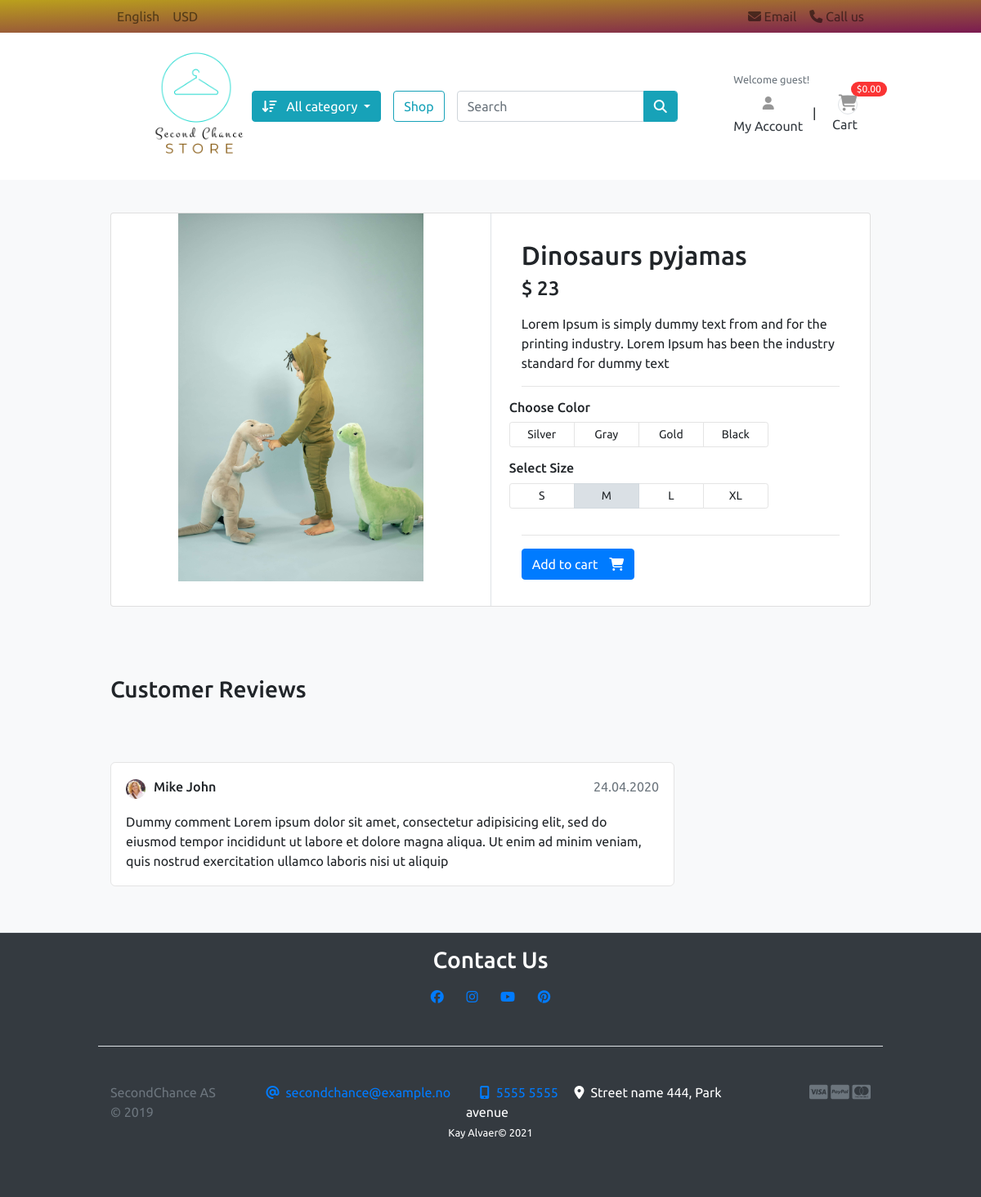
Page /stock/kids/dinosaurs-pyjamas/ on the committed database.
### stock/models.py (models this page shows, shortened)
class Product(models.Model):
    product_name    = models.CharField(max_length=200, unique=True)
    slug            = models.SlugField(max_length=200, unique=True)
    description     = models.TextField(max_length=500, blank=True)
    price           = models.IntegerField()
    images          = models.ImageField(upload_to='photos/products')
    stock           = models.IntegerField()
    is_available    = models.BooleanField(default=True)
    category        = models.ForeignKey(Category, on_delete=models.CASCADE)
    created_date    = models.DateTimeField(auto_now_add=True)
    modified_date   = models.DateTimeField(auto_now=True)

### stock/views.py (the view)
# urls.py: path('<slug:category_slug>/<slug:product_slug>/', views.product_info, name='product_info'),
def product_info(request, category_slug, product_slug):
    try:
        single_product = Product.objects.get(category__slug=category_slug, slug=product_slug)
    except Exception as e:
        raise e
    context = {
        'single_product': single_product,
    }
    return render(request, 'stock/product_info.html', context)

### category/context_processors.py (called while the page is built)
def category_links(request):
    links = Category.objects.all()
    return dict(links=links)

### category/models.py (called while the page is built)
    def get_urlcategory(self):
        return reverse('products_in_category', args=[self.slug])

### templates/stock/product_info.html
{% extends 'base.html' %} {% load static %} {% block content %}
<section class="section-content padding-y bg">
    <div class="container">
        <div class="card">
            <div class="row no-gutters">
                <aside class="col-md-6">
                    <article class="gallery-wrap">
                        <div class="img-big-wrap">
                            <a href="#" target="mainImage"><img src="{{single_product.images.url}}" alt="Product Image" /></a>
                        </div>
                    </article>
                </aside>
                <main class="col-md-6 border-left">
                    <article class="content-body">
                        <h2 class="title">{{ single_product.product_name }}</h2>
                        <div class="mb-3">
                            <var class="price h4">$ {{single_product.price}}</var>
                        </div>
                        <p>{{ single_product.description }}</p>
                        <hr />
                        <div class="row">
                            <div class="item-option-select">
                                <h6>Choose Color</h6>
                                <div class="btn-group btn-group-sm btn-group-toggle" data-toggle="buttons">
                                    <label class="btn btn-light">
                    <input type="radio" name="radio_color" /> Silver
                  </label>
                                    <label class="btn btn-light">
                    <input type="radio" name="radio_color" /> Gray
                  </label>
                                    <label class="btn btn-light active">
                    <input type="radio" name="radio_color checked" /> Gold
                  </label>
                                    <label class="btn btn-light">
                    <input type="radio" name="radio_color" /> Black
                  </label>
                                </div>
                            </div>
                        </div>
                        <div class="row">
                            <div class="item-option-select">
                                <h6>Select Size</h6>
                                <div class="btn-group btn-group-sm btn-group-toggle" data-toggle="buttons">
                                    <label class="btn btn-light">
                    <input type="radio" name="radio_color" /> S
                  </label>
                                    <label class="btn btn-light active">
                    <input type="radio" name="radio_color" checked /> M
                  </label>
                                    <label class="btn btn-light">
                    <input type="radio" name="radio_color" /> L
                  </label>
                                    <label class="btn btn-light">
                    <input type="radio" name="radio_color" /> XL
                  </label>
                                </div>
                            </div>
                        </div>
                        <hr />
                        <a href="./product_info.html" class="btn btn-primary">
                            <span class="text">Add to cart</span>
                            <i class="fas fa-shopping-cart"></i>
                        </a>
                    </article>
                </main>
            </div>
        </div>
        <br />
        <div class="row">
            <div class="col-md-9">
                <header class="section-heading">
                    <h3>Customer Reviews</h3>
                </header>
                <article class="box mb-3">
                    <div class="icontext w-100">
                        <img src="{% static './images/avatars/avatar1.jpg' %}" class="img-xs icon rounded-circle" />
                        <div class="text">
                            <span class="date text-muted float-md-right">24.04.2020 </span>
                            <h6 class="mb-1">Mike John</h6>
                        </div>
                    </div>
                    <div class="mt-3">
                        <p>
                            Dummy comment Lorem ipsum dolor sit amet, consectetur adipisicing elit, sed do eiusmod tempor incididunt ut labore et dolore magna aliqua. Ut enim ad minim veniam, quis nostrud exercitation ullamco laboris nisi ut aliquip
                        </p>
                    </div>
                </article>
            </div>
        </div>
    </div>
</section>
{% endblock %}

### shopcore/static/css/ui.css (style rules this page uses)
body { font-family: 'Ubuntu', sans-serif; }
.content-body { flex: 1 1 auto; padding: 2rem 2.3rem; }
.img-xs, .img-sm, .img-md, .img-lg { -o-object-fit: cover; object-fit: cover; flex-shrink: 0; flex-grow: 0; }
.img-xs { width: 40px; height: 40px; }
.padding-y { padding-top: 40px; padding-bottom: 40px; }
var { font-style: normal; }
article:after, .form-group:after { display: block; clear: both; content: ""; }
.bg { background-color: #f8f9fa; }
.section-heading { margin-bottom: 20px; margin-top: 15px; }
p:last-child { margin-bottom: 0; }
.btn-light { background-color: #fff; border-color: #e4e4e4; }
.btn .text + i { margin-left: 10px; }
.icontext { display: inline-flex; align-items: center; vertical-align: middle; }
.icontext .text { width: 100%; line-height: 1.2; }
.icontext .icon { position: relative; margin-right: 10px; flex-shrink: 0; flex-grow: 0; }
.box { padding: 18px; background: #fff; border-radius: 0.37rem; border: 1px solid #e4e4e4; }
.box img { max-width: 100%; }
.section-heading { padding: 45px 0; }
.gallery-wrap .img-big-wrap { margin-bottom: 10px; border-radius: 0.37rem; overflow: hidden; background-color: #fff; }
.gallery-wrap .img-big-wrap a { text-align: center; display: block; }
.gallery-wrap .img-big-wrap img { height: 450px; width: auto; display: inline-block; }
.item-option-select { margin-bottom: 1rem; display: inline-block; margin-right: 15px; }
.item-option-select .btn { min-width: 80px; }
.icon { align-items: center; display: inline-flex; justify-content: center; height: 1.5rem; width: 1.5rem; }
@media (min-width: 1200px) { .container { max-width: 80%; } }

### rows in the picture
Product: images (picture), product_name "Dinosaurs pyjamas", price "23", description "Lorem Ipsum is simply dummy text from and for the printing industry. Lorem Ipsum has been the industry standard for dummy text"
